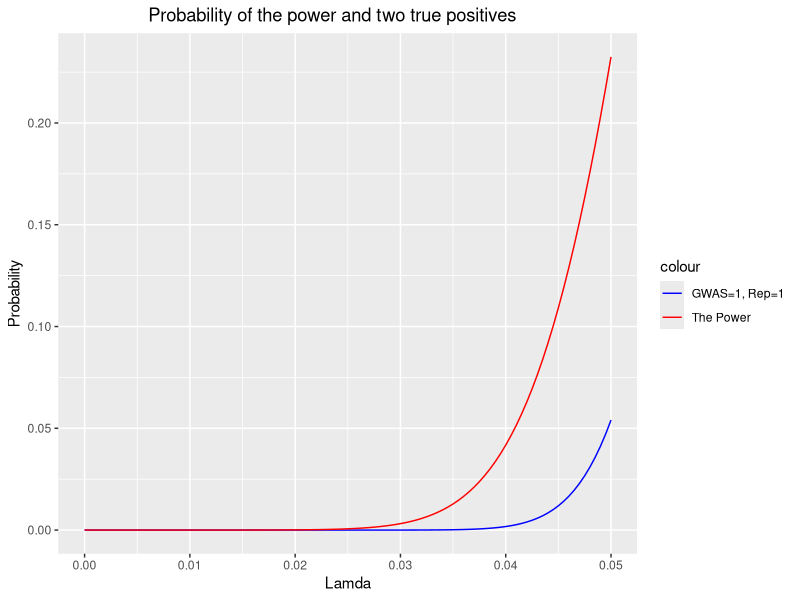

Write R code to recreate this figure.
library(ggplot2)

# power <- function(lamda) {
#   N=10000
#   power <- pnorm(5.2+lamda*sqrt(N))+1-pnorm(-5.2+lamda*sqrt(N))
#   return(power)
# }

power <- function(lamda) {
  alphaStar = .00000001
  N=10000
  power <- pnorm(qnorm(alphaStar/2)+lamda*sqrt(N))+1-pnorm(-qnorm(alphaStar/2)+lamda*sqrt(N))
  return(power)
}

powerSquared <- function(lamda){
  power(lamda)*power(lamda)
  }

plot<-ggplot(data.frame(x=c(0,0.05)), aes(x=x))+xlab("Lamda")+ylab("Probability")+
    stat_function(fun=powerSquared, geom="line", aes(colour="GWAS=1, Rep=1"))+
    stat_function(fun=power, geom="line", aes(colour="The Power"))+scale_colour_manual(values=c("blue", "red"))+
    ggtitle("                  Probability of the power and two true positives")

ggsave(filename = "Power&BothReplication_ProbabilityCurve.jpg")


